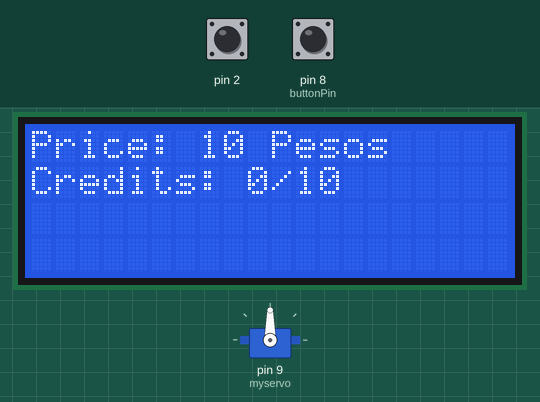
This sketch was run on a simulated Arduino Uno, built with avr-gcc and run on an emulated ATmega328P. On the bench: 20×4 character LCD, servo. The inputs (shaded band) are chosen by the test bench; at power-on: pin 8 (buttonPin) LOW, pin 2 HIGH. What the sketch prints to the serial monitor is not drawn.

Above: at 1.3 s.
1.4 s: pin 8 (buttonPin) pulled HIGH for 3.2 s
At 2.5 s:
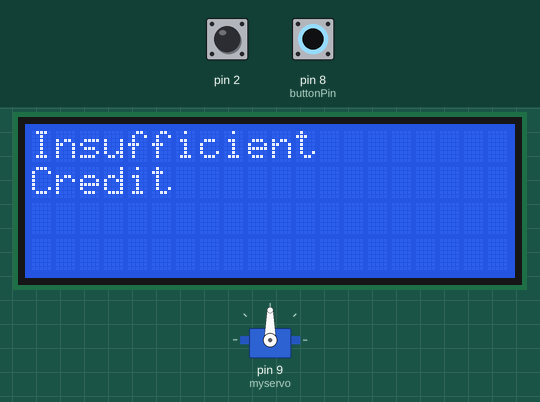
7.0 s: pin 2 driven LOW
At 8.2 s:
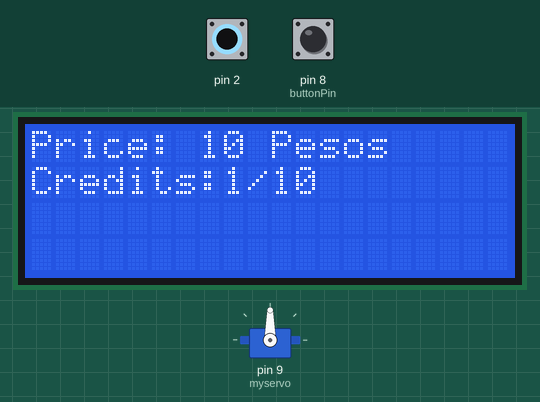
9.2 s: pin 8 (buttonPin) pulled HIGH for 0.15 s
At 10.2 s:
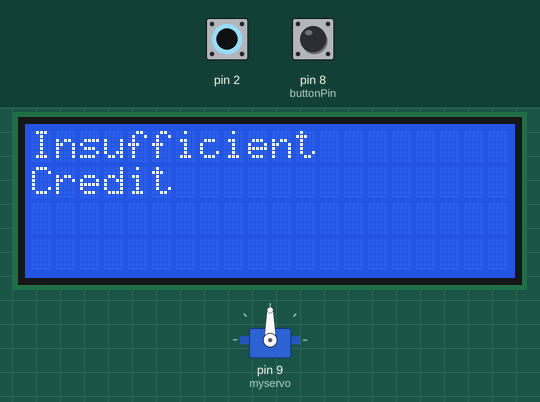
12.3 s: pin 8 (buttonPin) pulled HIGH for 1 s
16.3 s: pin 2 pulsed HIGH 5 times (0.12 s each, 0.3 s apart)
At 18.7 s:
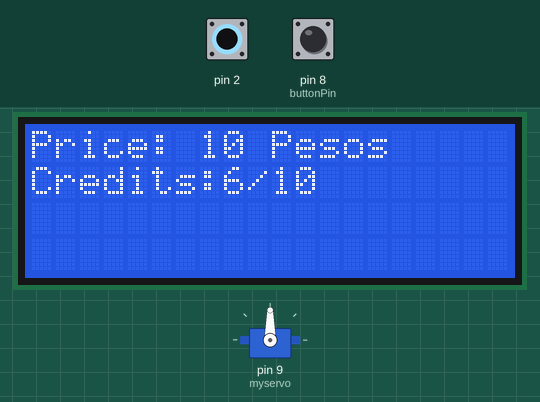
19.8 s: pin 2 pulsed HIGH 5 times (0.12 s each, 0.3 s apart)
At 23.2 s:
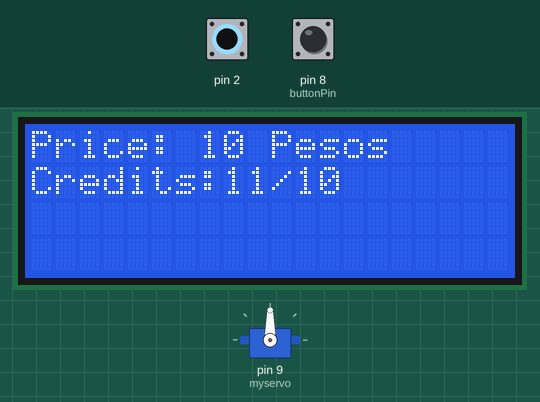
Timing chart, 0 to 24.3 s (numbered marks = the images above; inputs shaded):
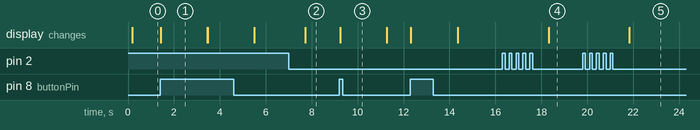

The sketch:

main.ino
```cpp
#include <Wire.h>
#include <LiquidCrystal_I2C.h>
LiquidCrystal_I2C lcd(0x27,20,4);
#include <Servo.h>
Servo myservo;
const int coin = 2;
const int buttonPin = 8;
boolean insert = false;
int pulse = 0;
int clk = 0;
int impulscnt =0;
int credits = 0;
int buttonState = 0;
int pos = 0;
int price;
void setup() {
  // put your setup code here, to run once:


  Serial.begin(9600);
  attachInterrupt(digitalPinToInterrupt(2), coinInterrupt, FALLING);
  delay(100);
  lcd.init();                      // initialize the lcd
  // Print a message to the LCD.
  lcd.backlight();
  lcd.setCursor(0,0);
  lcd.print("Price: 10 Pesos");
  lcd.setCursor(0,1);
  lcd.print("Credits: 0/10");
  pinMode(buttonPin, INPUT);
  myservo.attach(9);
  price = 10;
}

//interrupt
void coinInterrupt() {
  pulse++ ;
  impulscnt = impulscnt+1;
  insert = true;
  clk = 0;
}


// for the  credits of the user how much the user inserted in the coin acceptor
void creditsmeth(){
    String str_credits = String(credits);
    lcd.clear();
    lcd.setCursor(0,0);
    lcd.print("Price: 10 Pesos");
    lcd.setCursor(0,1);
    lcd.print("Credits:" + str_credits +  "/10");
    }
void display_errorrr(){
    lcd.clear();
    lcd.setCursor(0,0);
    lcd.print("Insufficient");
    lcd.setCursor(0,1);
    lcd.print("Credit");
    }


void loop() {
  // put your main code here, to run repeatedly:
  clk = clk+1;
  Serial.print("clock = ");
  Serial.print(clk);
  Serial.print("Impulse:");
  Serial.println(impulscnt);

  if (clk >= 30 and insert == true and impulscnt == 1) {
    insert = false;
    Serial.println("coin detected 1 peso");
    impulscnt = 0;
    credits = credits + 1;
    creditsmeth();

    delay(1000);
  }
  if (clk >= 30 and insert == true and impulscnt == 5) {
    insert = false;
    Serial.println("coin detected 5 pesos");
    impulscnt = 0;
    credits = credits + 5;
    creditsmeth();
    delay(1000);
  }
  if (clk >= 30 and insert == true and impulscnt == 10) {
    insert = false;
    Serial.println("coin detected 10 pesos");
    credits = credits + 10;
    impulscnt = 0;
    creditsmeth();

    delay(1000);

  }

  buttonState = digitalRead(buttonPin);
  if (buttonState == HIGH  && credits >= price) {
    credits = credits-price;
    creditsmeth();
    for (pos = 0; pos <= 180; pos += 1) { // goes from 0 degrees to 180 degrees
    // in steps of 1 degree
      myservo.write(pos);              // tell servo to go to position in variable 'pos'
      delay(15);                       // waits 15ms for the servo to reach the position
    }
    for (pos = 180; pos >= 0; pos -= 1) { // goes from 180 degrees to 0 degrees
      myservo.write(pos);              // tell servo to go to position in variable 'pos'
      delay(15);                       // waits 15ms for the servo to reach the position
  }                     // waits 15ms for the servo to reach the position
  }

  else if (buttonState == HIGH  && credits < price) {
    display_errorrr();
    delay(2000);
    creditsmeth();

  }
}
```

Measured:
- after the input at 1.4 s, the display: changes at once (image 1)
- after the input at 7.0 s, the display: changes after 0.72 s (image 2)
- after the input at 9.2 s, the display: changes at once (image 3)
- after the input at 16.3 s, the display: changes after 2.0 s (image 4)
- after the input at 19.8 s, the display: changes after 2.0 s (image 5)
- what the display in image 1 shows lasts 2.1 s, from 1.4 s to 3.5 s
